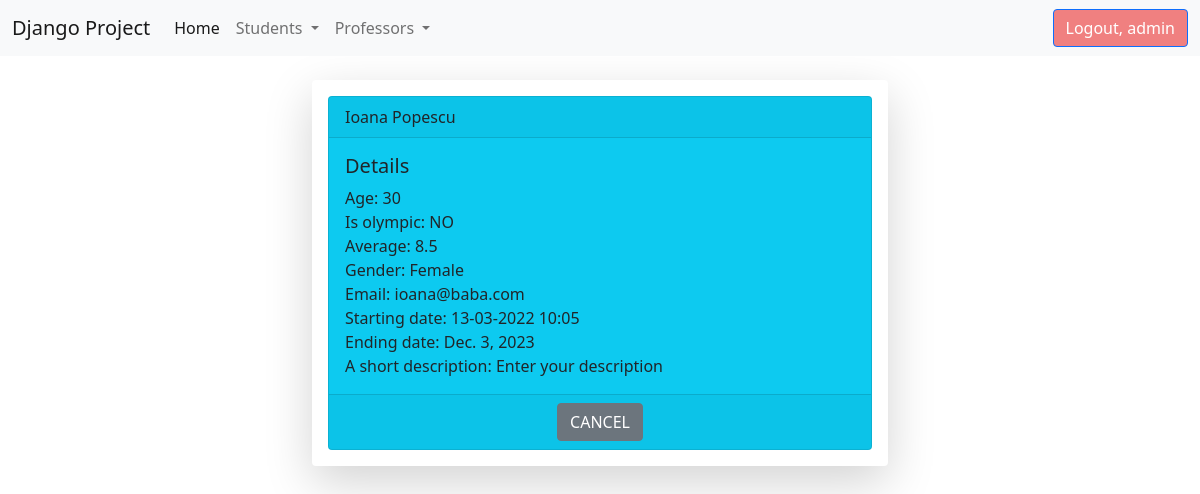
/details-student/5/ (signed in), run on the app's committed database.
### student/models.py (models this page shows, shortened)
class Student(models.Model):
    gender_choices = (('male', 'Male'), ('female', 'Female'))
    first_name = models.CharField(max_length=30)
    last_name = models.CharField(max_length=30)
    age = models.IntegerField()
    is_olympic = models.BooleanField(default=False)
    email = models.EmailField(max_length=40)
    description = models.TextField(max_length=1000)
    start_date = models.DateTimeField()
    end_date = models.DateField()
    average = models.FloatField()
    gender = models.CharField(max_length=20, choices=gender_choices)
    professor = models.ForeignKey(Professor, on_delete=models.CASCADE)
    active = models.BooleanField(default=True)
    created_at = models.DateTimeField(auto_now_add=True)  # se va salva data si ora cand a fost creata inregistrarea
    updated_at = models.DateTimeField(auto_now=True)  # se va modifica data si ora cand se vor realiza modificari pe inregistrare

### student/views.py (the view)
# urls.py: path('details-student/<int:pk>/', views.StudentDetailView.as_view(), name='details_student'),
class StudentDetailView(LoginRequiredMixin, PermissionRequiredMixin, DetailView):
    template_name = 'student/details_student.html'
    model = Student
    permission_required = 'student.view_student'

### templates/student/details_student.html (shortened to what this page needs)
{% extends 'base.html' %}
{% block content %}
    <div class="container-fluid">
        <div class="row">
            <div class="col-md-6 offset-md-3"><br>
                <div class="shadow-lg p-3 mb-5 bg-body rounded">
                    <div class="card text-dark bg-info" style="max-width: 100%;">
                        <div class="card-header">{{ student.first_name }} {{ student.last_name }}</div>
                        <div class="card-body">
                            <h5 class="card-title">Details</h5>
                            <p class="card-text">
                                Age: {{ student.age }}<br>
                                Is olympic: {% if is_olympic is True %} YES {% else %} NO {% endif %} <br>
                                Average: {{ student.average }} <br>
                                Gender: {{ student.gender|title }} <br>
                                Email: {{ student.email }} <br>
                                Starting date: {{ student.start_date|date:"d-m-Y H:i" }} <br>
                                Ending date: {{ student.end_date }} <br>
                                A short description: {{ student.description }} <br>
                            </p>
                        </div>
                    <div class="card-footer text-center">
                        <a href="{% url 'list_of_students' %}" class="btn btn-secondary">CANCEL</a>
                    </div>
                    </div>
                </div>
            </div>
        </div>
    </div>
{% endblock %}

### templates/meniu.html (shortened to what this page needs)
<nav class="navbar navbar-expand-lg navbar-light bg-light">
    <div class="container-fluid">
        <a class="navbar-brand" href="#">Django Project</a>
        <div class="collapse navbar-collapse" id="navbarSupportedContent">
            <ul class="navbar-nav me-auto mb-2 mb-lg-0">
                <li class="nav-item">
                    <a class="nav-link active" aria-current="page" href="{% url 'home' %}">Home</a>
                </li>
                {% if request.user.is_authenticated %}
                    <li class="nav-item dropdown">
                        <a class="nav-link dropdown-toggle" href="#" id="navbarDropdown" role="button"
                           data-bs-toggle="dropdown" aria-expanded="false">
                            Students
                        </a>
                    </li>
                    <li class="nav-item dropdown">
                        <a class="nav-link dropdown-toggle" href="#" id="navbarDropdown" role="button"
                           data-bs-toggle="dropdown" aria-expanded="false">
                            Professors
                        </a>
                    </li>
                {% endif %}
            </ul>
            {% if request.user.is_authenticated %}
                <a href="{% url 'logout' %}" class="btn btn-primary">Logout, {{ request.user.username }}</a>
            {% else %}
                 <a href="{% url 'create_user' %}" class="btn btn-secondary">Sign up</a>
                 <a href="{% url 'login' %}" class="btn btn-primary">Login</a>
            {% endif %}
        </div>
    </div>
</nav>

### static/css/my_style.css (style rules this page uses)
.btn-primary { background-color: lightcoral; }

### data on the page
Student: first_name "Ioana", last_name "Popescu", age "30", average "8.5", gender "Female", email "ioana@baba.com", start_date "13-03-2022 10:05", end_date "Dec. 3, 2023", description "Enter your description"

### other printed values
{{ request.user.username }} "admin"
